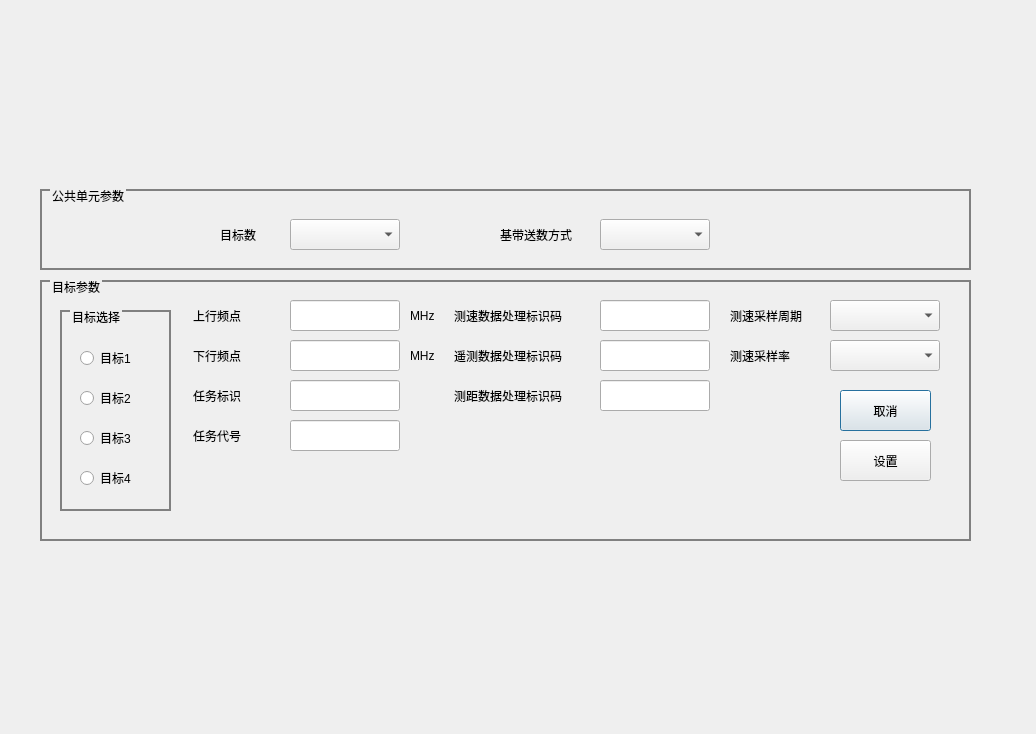
<?xml version="1.0" encoding="UTF-8"?>
<ui version="4.0">
 <class>SSBBE_SysParamSetGUIDlg</class>
 <widget class="QDialog" name="SSBBE_SysParamSetGUIDlg">
  <property name="geometry">
   <rect>
    <x>0</x>
    <y>0</y>
    <width>1036</width>
    <height>734</height>
   </rect>
  </property>
  <property name="windowTitle">
   <string>DDTBBE_CodFrmSynSetGUIDlg</string>
  </property>
  <property name="styleSheet">
   <string notr="true">QGroupBox{
	border:1px solid;
}</string>
  </property>
  <widget class="QGroupBox" name="groupBox">
   <property name="geometry">
    <rect>
     <x>40</x>
     <y>189</y>
     <width>931</width>
     <height>81</height>
    </rect>
   </property>
   <property name="styleSheet">
    <string notr="true">QGroupBox
{
	border-width:2px;
	border-style:solid;
	border-color:gray;
	margin-top:1ex;
}

QGroupBox::title
{
	subcontrol-origin:margin;
	subcontrol-position:top left;
	left:10px;
	padding: 0px;
}</string>
   </property>
   <property name="title">
    <string>公共单元参数</string>
   </property>
   <widget class="QLabel" name="label_TargetsCount">
    <property name="geometry">
     <rect>
      <x>180</x>
      <y>30</y>
      <width>61</width>
      <height>31</height>
     </rect>
    </property>
    <property name="text">
     <string>目标数</string>
    </property>
   </widget>
   <widget class="QComboBox" name="comboBox_TargetsCount">
    <property name="geometry">
     <rect>
      <x>250</x>
      <y>30</y>
      <width>110</width>
      <height>31</height>
     </rect>
    </property>
   </widget>
   <widget class="QLabel" name="label_BaseDeliverType">
    <property name="geometry">
     <rect>
      <x>460</x>
      <y>30</y>
      <width>101</width>
      <height>31</height>
     </rect>
    </property>
    <property name="text">
     <string>基带送数方式</string>
    </property>
   </widget>
   <widget class="QComboBox" name="comboBox_BaseDeliverType">
    <property name="geometry">
     <rect>
      <x>560</x>
      <y>30</y>
      <width>110</width>
      <height>31</height>
     </rect>
    </property>
   </widget>
  </widget>
  <widget class="QGroupBox" name="groupBox_2">
   <property name="geometry">
    <rect>
     <x>40</x>
     <y>280</y>
     <width>931</width>
     <height>261</height>
    </rect>
   </property>
   <property name="styleSheet">
    <string notr="true">QGroupBox
{
	border-width:2px;
	border-style:solid;
	border-color:gray;
	margin-top:1ex;
}

QGroupBox::title
{
	subcontrol-origin:margin;
	subcontrol-position:top left;
	left:10px;
	padding: 0px;
}</string>
   </property>
   <property name="title">
    <string>目标参数</string>
   </property>
   <widget class="QGroupBox" name="groupBox_3">
    <property name="geometry">
     <rect>
      <x>20</x>
      <y>30</y>
      <width>111</width>
      <height>201</height>
     </rect>
    </property>
    <property name="styleSheet">
     <string notr="true">QGroupBox
{
	border-width:2px;
	border-style:solid;
	border-color:gray;
	margin-top:1ex;
}

QGroupBox::title
{
	subcontrol-origin:margin;
	subcontrol-position:top left;
	left:10px;
	padding: 0px;
}</string>
    </property>
    <property name="title">
     <string>目标选择</string>
    </property>
    <widget class="QRadioButton" name="radioButton_Target1">
     <property name="geometry">
      <rect>
       <x>20</x>
       <y>40</y>
       <width>81</width>
       <height>16</height>
      </rect>
     </property>
     <property name="text">
      <string>目标1</string>
     </property>
     <attribute name="buttonGroup">
      <string notr="true">buttonGroup</string>
     </attribute>
    </widget>
    <widget class="QRadioButton" name="radioButton_Target2">
     <property name="geometry">
      <rect>
       <x>20</x>
       <y>80</y>
       <width>81</width>
       <height>16</height>
      </rect>
     </property>
     <property name="text">
      <string>目标2</string>
     </property>
     <attribute name="buttonGroup">
      <string notr="true">buttonGroup</string>
     </attribute>
    </widget>
    <widget class="QRadioButton" name="radioButton_Target3">
     <property name="geometry">
      <rect>
       <x>20</x>
       <y>120</y>
       <width>81</width>
       <height>16</height>
      </rect>
     </property>
     <property name="text">
      <string>目标3</string>
     </property>
     <attribute name="buttonGroup">
      <string notr="true">buttonGroup</string>
     </attribute>
    </widget>
    <widget class="QRadioButton" name="radioButton_Target4">
     <property name="geometry">
      <rect>
       <x>20</x>
       <y>160</y>
       <width>81</width>
       <height>16</height>
      </rect>
     </property>
     <property name="text">
      <string>目标4</string>
     </property>
     <attribute name="buttonGroup">
      <string notr="true">buttonGroup</string>
     </attribute>
    </widget>
   </widget>
   <widget class="QLabel" name="label_UpFreDot">
    <property name="geometry">
     <rect>
      <x>153</x>
      <y>20</y>
      <width>101</width>
      <height>31</height>
     </rect>
    </property>
    <property name="text">
     <string>上行频点</string>
    </property>
   </widget>
   <widget class="QLineEdit" name="lineEdit_UpFreDot">
    <property name="geometry">
     <rect>
      <x>250</x>
      <y>20</y>
      <width>110</width>
      <height>31</height>
     </rect>
    </property>
   </widget>
   <widget class="QLabel" name="label_5">
    <property name="geometry">
     <rect>
      <x>370</x>
      <y>20</y>
      <width>41</width>
      <height>31</height>
     </rect>
    </property>
    <property name="text">
     <string>MHz</string>
    </property>
   </widget>
   <widget class="QLabel" name="label_6">
    <property name="geometry">
     <rect>
      <x>370</x>
      <y>60</y>
      <width>41</width>
      <height>31</height>
     </rect>
    </property>
    <property name="text">
     <string>MHz</string>
    </property>
   </widget>
   <widget class="QLabel" name="label_DownFreDot">
    <property name="geometry">
     <rect>
      <x>153</x>
      <y>60</y>
      <width>101</width>
      <height>31</height>
     </rect>
    </property>
    <property name="text">
     <string>下行频点</string>
    </property>
   </widget>
   <widget class="QLineEdit" name="lineEdit_DownFreDot">
    <property name="geometry">
     <rect>
      <x>250</x>
      <y>60</y>
      <width>110</width>
      <height>31</height>
     </rect>
    </property>
   </widget>
   <widget class="QLabel" name="label_TaskFlag">
    <property name="geometry">
     <rect>
      <x>153</x>
      <y>100</y>
      <width>101</width>
      <height>31</height>
     </rect>
    </property>
    <property name="text">
     <string>任务标识</string>
    </property>
   </widget>
   <widget class="QLineEdit" name="lineEdit_TaskFlag">
    <property name="geometry">
     <rect>
      <x>250</x>
      <y>100</y>
      <width>110</width>
      <height>31</height>
     </rect>
    </property>
   </widget>
   <widget class="QLabel" name="label_SpeedProcessCode">
    <property name="geometry">
     <rect>
      <x>414</x>
      <y>20</y>
      <width>141</width>
      <height>31</height>
     </rect>
    </property>
    <property name="text">
     <string>测速数据处理标识码</string>
    </property>
   </widget>
   <widget class="QLineEdit" name="lineEdit_MeterProcessCode">
    <property name="geometry">
     <rect>
      <x>560</x>
      <y>100</y>
      <width>110</width>
      <height>31</height>
     </rect>
    </property>
   </widget>
   <widget class="QLineEdit" name="lineEdit_SpeedProcessCode">
    <property name="geometry">
     <rect>
      <x>560</x>
      <y>20</y>
      <width>110</width>
      <height>31</height>
     </rect>
    </property>
   </widget>
   <widget class="QLabel" name="label_TelMeterProcessCode">
    <property name="geometry">
     <rect>
      <x>414</x>
      <y>60</y>
      <width>141</width>
      <height>31</height>
     </rect>
    </property>
    <property name="text">
     <string>遥测数据处理标识码</string>
    </property>
   </widget>
   <widget class="QLineEdit" name="lineEdit_TelMeterProcessCode">
    <property name="geometry">
     <rect>
      <x>560</x>
      <y>60</y>
      <width>110</width>
      <height>31</height>
     </rect>
    </property>
   </widget>
   <widget class="QLabel" name="label_MeterProcessCode">
    <property name="geometry">
     <rect>
      <x>414</x>
      <y>100</y>
      <width>141</width>
      <height>31</height>
     </rect>
    </property>
    <property name="text">
     <string>测距数据处理标识码</string>
    </property>
   </widget>
   <widget class="QLineEdit" name="lineEdit_TaskCode">
    <property name="geometry">
     <rect>
      <x>250</x>
      <y>140</y>
      <width>110</width>
      <height>31</height>
     </rect>
    </property>
   </widget>
   <widget class="QLabel" name="label_TaskCode">
    <property name="geometry">
     <rect>
      <x>153</x>
      <y>140</y>
      <width>101</width>
      <height>31</height>
     </rect>
    </property>
    <property name="text">
     <string>任务代号</string>
    </property>
   </widget>
   <widget class="QComboBox" name="comboBox_SpeedCircle">
    <property name="geometry">
     <rect>
      <x>790</x>
      <y>20</y>
      <width>110</width>
      <height>31</height>
     </rect>
    </property>
   </widget>
   <widget class="QLabel" name="label_SpeedCircle">
    <property name="geometry">
     <rect>
      <x>690</x>
      <y>20</y>
      <width>91</width>
      <height>31</height>
     </rect>
    </property>
    <property name="text">
     <string>测速采样周期</string>
    </property>
   </widget>
   <widget class="QComboBox" name="comboBox_SpeedGetRate">
    <property name="geometry">
     <rect>
      <x>790</x>
      <y>60</y>
      <width>110</width>
      <height>31</height>
     </rect>
    </property>
   </widget>
   <widget class="QLabel" name="label_SpeedGetRate">
    <property name="geometry">
     <rect>
      <x>690</x>
      <y>60</y>
      <width>101</width>
      <height>31</height>
     </rect>
    </property>
    <property name="text">
     <string>测速采样率</string>
    </property>
   </widget>
   <widget class="QPushButton" name="pushButton_Back">
    <property name="geometry">
     <rect>
      <x>800</x>
      <y>110</y>
      <width>91</width>
      <height>41</height>
     </rect>
    </property>
    <property name="text">
     <string>取消</string>
    </property>
   </widget>
   <widget class="QPushButton" name="pushButton_Set">
    <property name="geometry">
     <rect>
      <x>800</x>
      <y>160</y>
      <width>91</width>
      <height>41</height>
     </rect>
    </property>
    <property name="text">
     <string>设置</string>
    </property>
   </widget>
  </widget>
 </widget>
 <resources/>
 <connections/>
 <buttongroups>
  <buttongroup name="buttonGroup"/>
 </buttongroups>
</ui>
